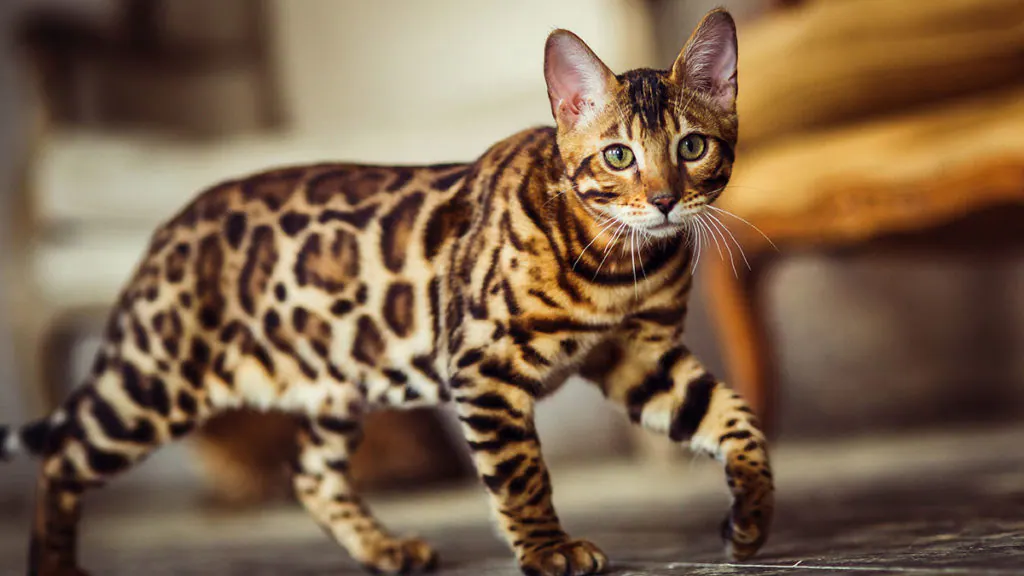
#> input picture spotted-cat-breed-bengal-1024x576.webp, 1024 x 576 px, found by its file name
$ jupyter execute --allow-errors image_to_sketch.ipynb   (shell and % lines are left out)
#> lines starting #> are read from the running program, lines starting #| are printed output that depends on the picture
#Intro

**Name :** Kirti Pogra

#Image to pencil sketch with Python

Firstly we need to import necessary modules:)
###Import modules

[cell 1]
import matplotlib.pyplot as plt
import matplotlib.image as mpimg
from google.colab.patches import cv2_imshow

Now load the original image

[cell 2]
img = plt.imread('/content/spotted-cat-breed-bengal-1024x576.webp')
#> img is the input picture: shape (576, 1024, 3); mean R, G, B 124.5, 98.5, 74.2
plt.axis("off")
plt.imshow(img)

now, we plot the image to get more clear data

[cell 3]
arr_img = mpimg.imread('/content/spotted-cat-breed-bengal-1024x576.webp')
print(arr_img)
#> (printed output is left out)

[cell 4]
print(arr_img.shape)
#| (576, 1024, 3)
print(arr_img.dtype)
#| uint8

[cell 5]
lum_img = arr_img[:,:,0]
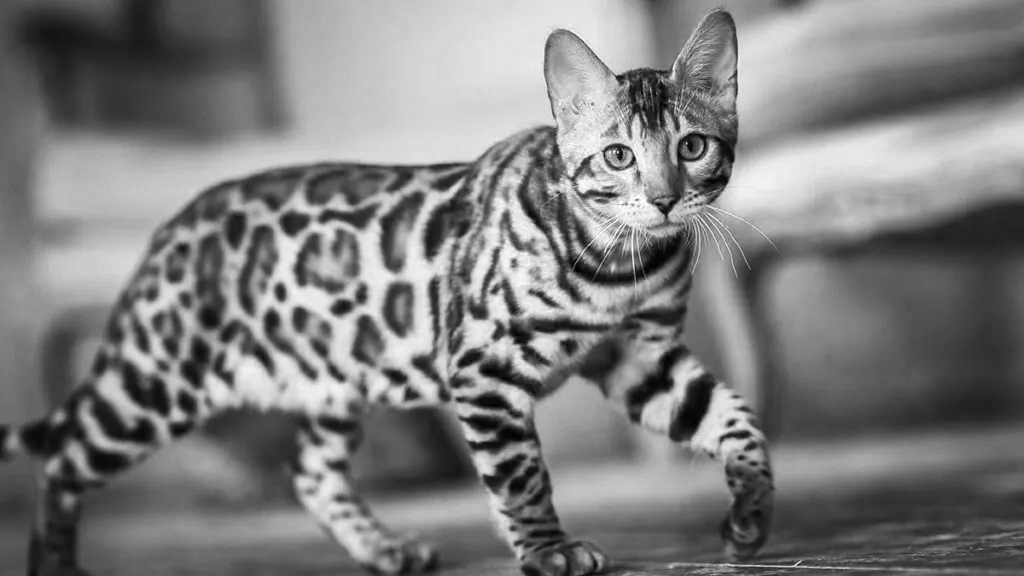
#> lum_img: shape (576, 1024); min 0, max 255, mean 124.5
plt.imshow(lum_img)
plt.axis('off')
